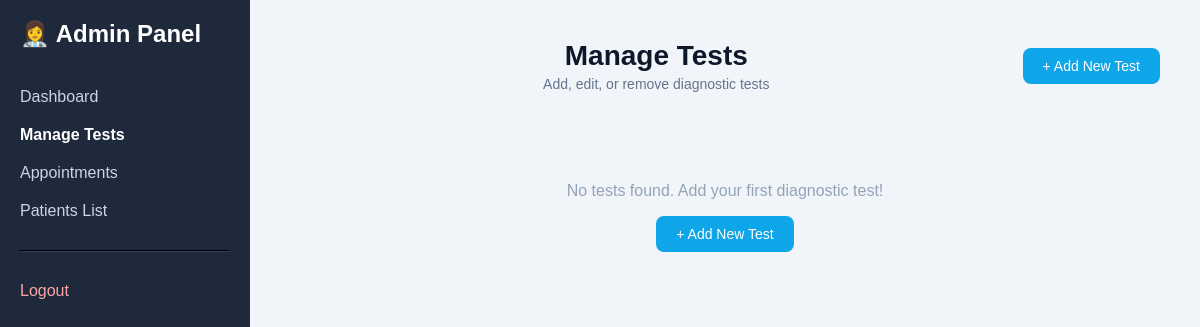
/admin/manage_tests.php (signed in), run on an earlier commit of the app's database.
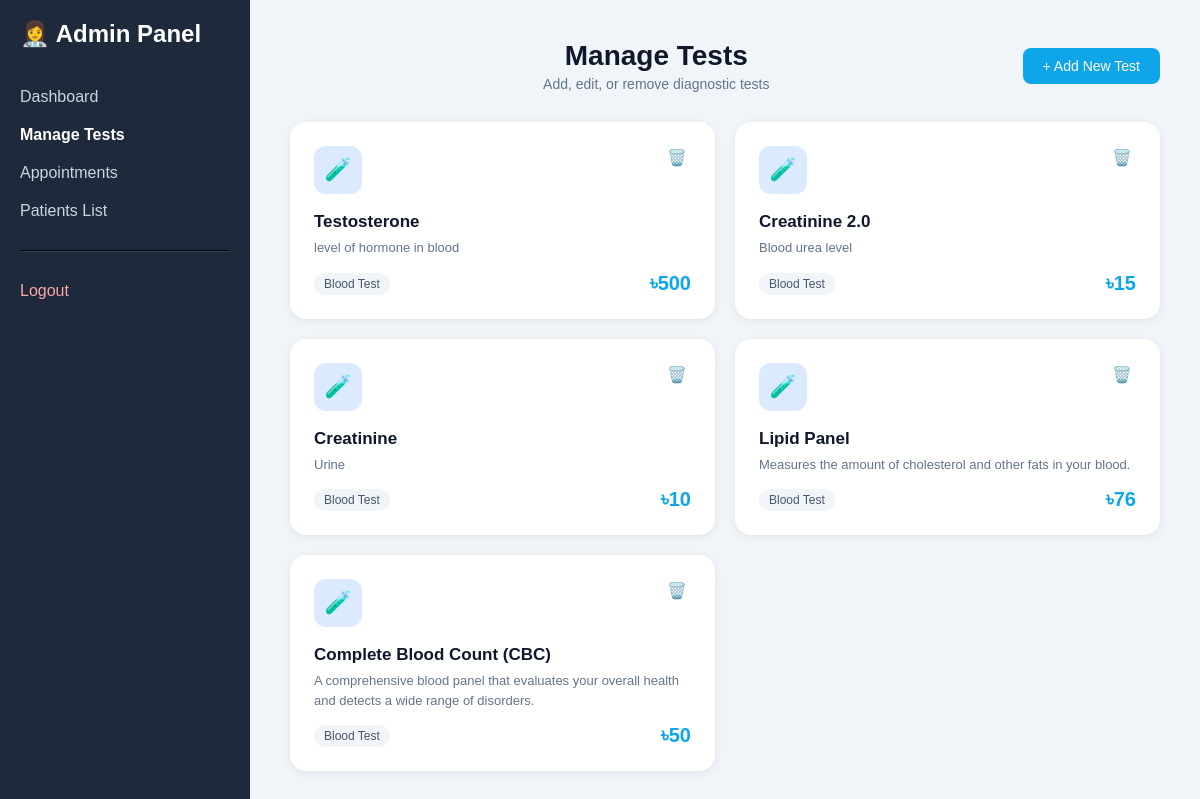
And on a later commit of the database.
### tables this page shows
CREATE TABLE `tests` (
  `test_id` int(11) NOT NULL,
  `test_name` varchar(100) NOT NULL,
  `description` text DEFAULT NULL,
  `price` decimal(10,2) NOT NULL,
  `status` enum('Active','Inactive') DEFAULT 'Active'
);

### admin/manage_tests.php (the view, shortened to what this page needs)
<?php
require_once '../config/init.php';
$result = $conn->query("SELECT * FROM tests ORDER BY test_id DESC");
?>
<!DOCTYPE html>
<html lang="en">
<head>
    <link rel="stylesheet" href="../assets/css/style.css">
</head>
<body>
<div class="admin-layout">
    <div class="sidebar">
        <h2 style="margin-bottom: 30px;">&#128105;&#8205;&#9877;&#65039; Admin Panel</h2>
        <a href="index.php">Dashboard</a>
        <a href="manage_tests.php" class="active">Manage Tests</a>
        <a href="appointments.php">Appointments</a>
        <a href="users.php">Patients List</a>
        <hr style="border-color: #334155; margin: 20px 0;">
        <a href="../logout.php" style="color: #fca5a5;">Logout</a>
    </div>
    <div class="content">
    <div class="manage-tests-header">
        <div class="header-text">
            <h1>Manage Tests</h1>
            <p>Add, edit, or remove diagnostic tests</p>
        </div>
        <button class="btn-primary" onclick="openAddModal()">+ Add New Test</button>
    </div>
    <div class="tests-grid">
        <?php
        $hasTests = false;
        while ($test = $result->fetch_assoc()):
            $hasTests = true;
        ?>
        <div class="test-card">
            <div class="test-card-top">
                <div class="test-card-icon">🧪</div>
                <div class="test-card-actions">
                    <a href="tests-process.php?action=delete&id=<?php echo $test['test_id']; ?>"
                       class="delete-btn"
                       title="Delete"
                       onclick="return confirm('Are you sure you want to delete this test?');">
                       🗑️
                    </a>
                </div>
            </div>
            <h3><?php echo htmlspecialchars($test['test_name']); ?></h3>
            <p class="test-desc"><?php echo htmlspecialchars($test['description']); ?></p>
            <div class="test-card-footer">
                <div class="test-card-meta">
                    <span class="test-type-badge">Blood Test</span>
                </div>
                <span class="test-price">৳<?php echo number_format($test['price'], 0); ?></span>
            </div>
        </div>
        <?php endwhile; ?>
        <?php if (!$hasTests): ?>
        <div class="tests-empty">
            <p>No tests found. Add your first diagnostic test!</p>
            <button class="btn-primary" onclick="openAddModal()">+ Add New Test</button>
        </div>
        <?php endif; ?>
    </div>
    </div>
</div>
</body>
</html>

What changed in the data, as far as the page shows it:
added tests: test_name "Testosterone", description "level of hormone in blood", price "500"
added tests: test_name "Creatinine 2.0", description "Blood urea level", price "15"
added tests: test_name "Creatinine", description "Urine", price "10"
added tests: test_name "Lipid Panel", description "Measures the amount of cholesterol and other fats in your blood.", price "76"
added tests: test_name "Complete Blood Count (CBC)", description "A comprehensive blood panel that evaluates your overall health and detects a wide range of disorders.", price "50"
Also different on the page:
text no longer shown: "No tests found. Add your first diagnostic test! + Add New Test"
